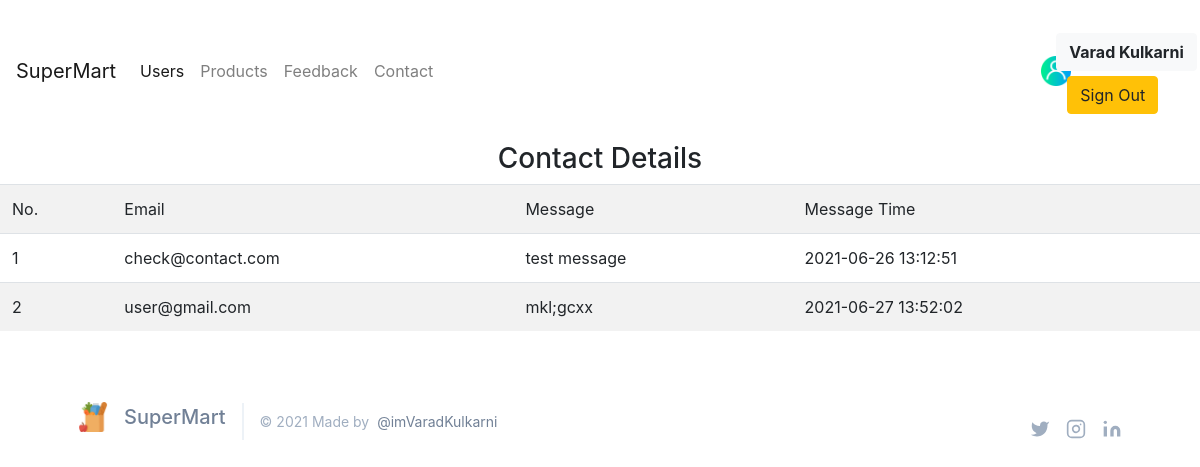
Page /admin/contact_admin.php (signed in) on the committed database.
### tables this page shows
CREATE TABLE `message` (
  `id` int(11) NOT NULL,
  `email` varchar(70) NOT NULL,
  `message` varchar(500) NOT NULL,
  `received_at` datetime DEFAULT current_timestamp()
);

### admin/contact_admin.php (the view, shortened to what this page needs)
<!DOCTYPE html>
<html lang="en">
<head>
    <link href="https://unpkg.com/tailwindcss@^1.0/dist/tailwind.min.css" rel="stylesheet">
    <link rel="stylesheet" href="https://maxcdn.bootstrapcdn.com/bootstrap/4.0.0/css/bootstrap.min.css">
</head>
<body>
    <?php include "admin_header.php"; ?>
    <h3 style="text-align:center;">Contact Details</h3>
    <table class="table table-striped table-condensed">
        <tr>
            <td>No.</td>
            <td>Email</td>
            <td>Message</td>
            <td>Message Time</td>
        </tr>
        <?php
        include "../config.php";
        $records = mysqli_query($con, "select * from message");
        while ($data = mysqli_fetch_array($records)) {
        ?>
            <tr>
                <td><?php echo $data['id']; ?></td>
                <td><?php echo $data['email']; ?></td>
                <td><?php echo $data['message']; ?></td>
                <td><?php echo $data['received_at']; ?></td>
            </tr>
        <?php
        }
        ?>
    </table>
    <?php include "admin_footer.php" ?>
</body>
</html>

### rows in the picture
message: id "1", email "check@contact.com", message "test message", received_at "2021-06-26 13:12:51"
message: id "2", email "user@gmail.com", message "mkl;gcxx", received_at "2021-06-27 13:52:02"

### other values in the picture
$_SESSION["name"] "Varad Kulkarni"
